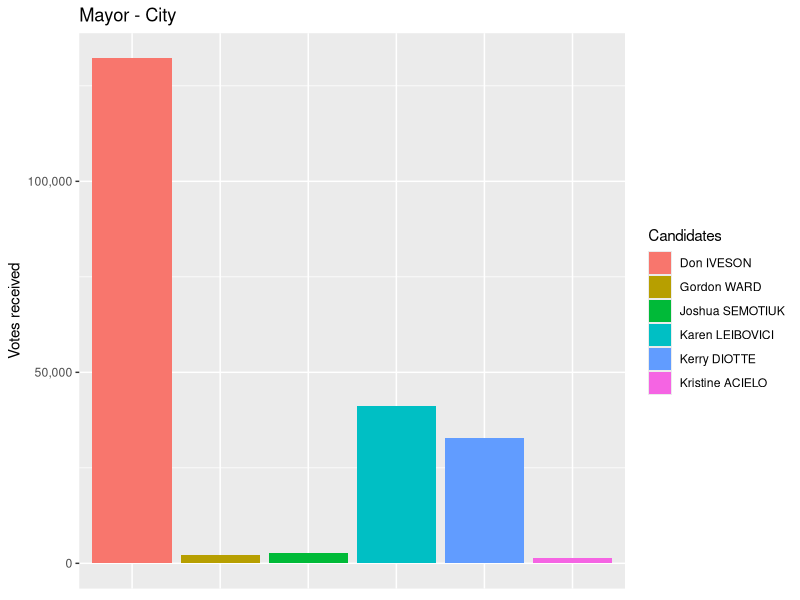
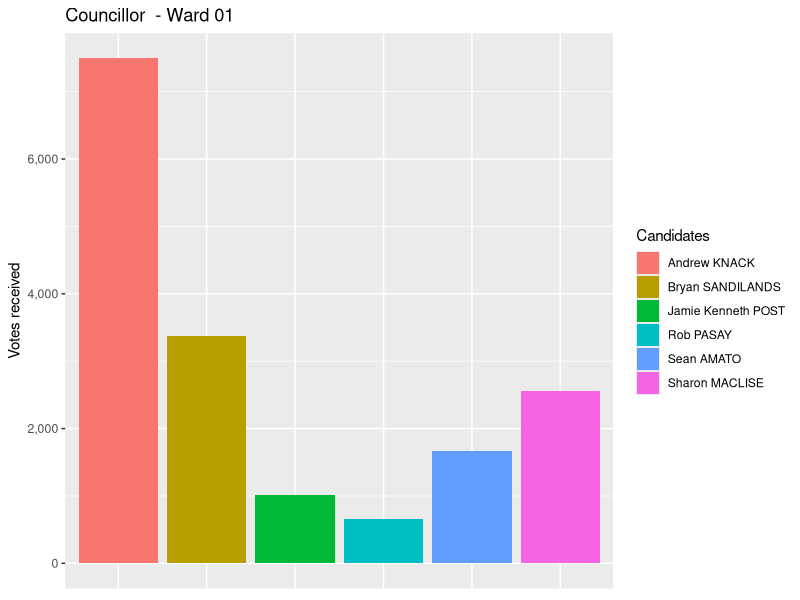
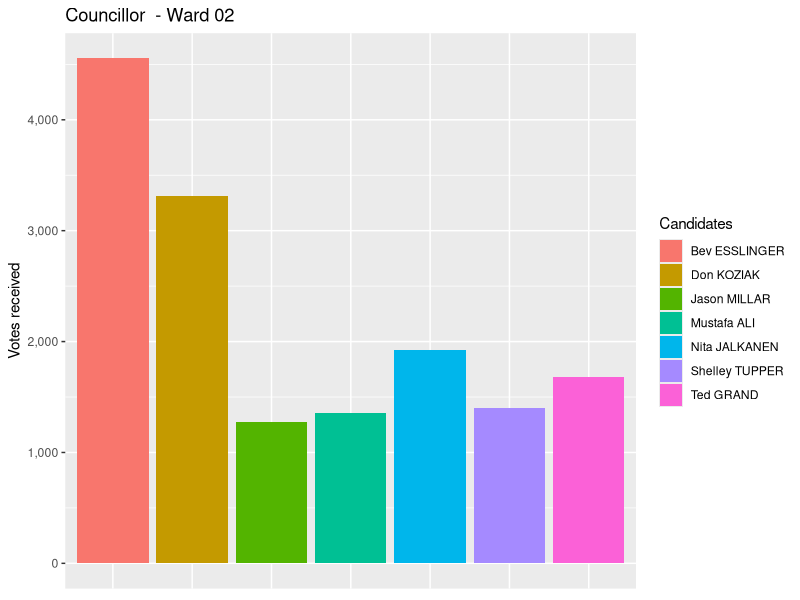
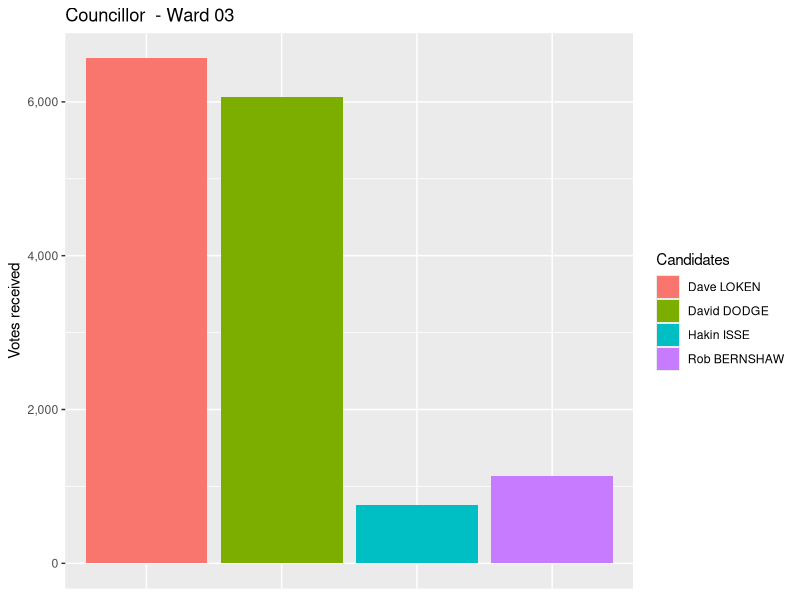
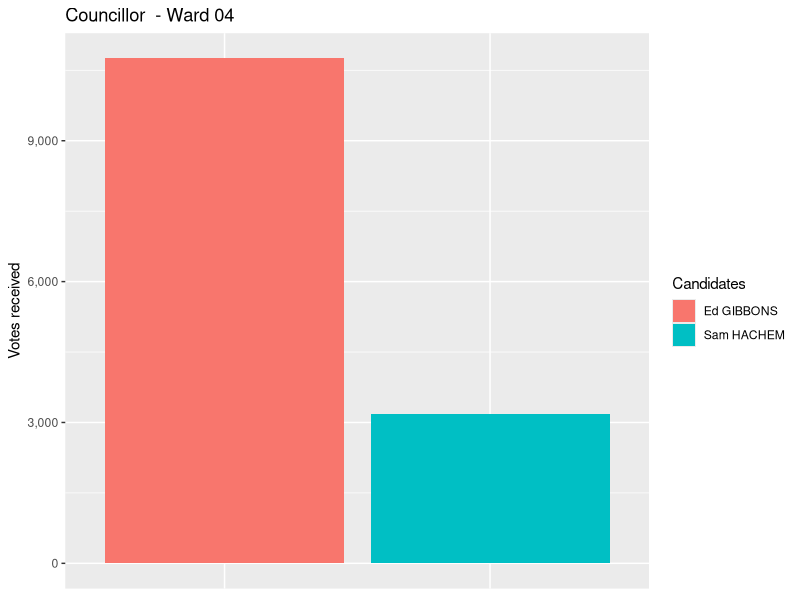
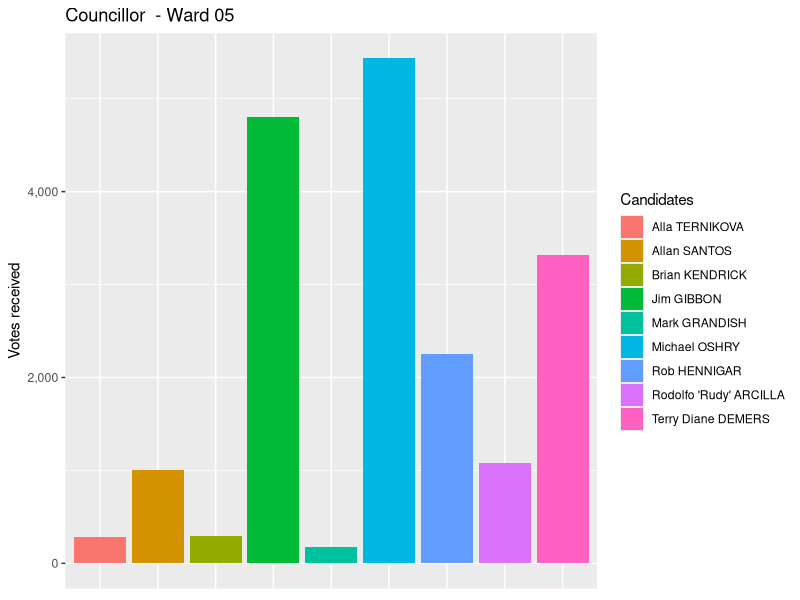
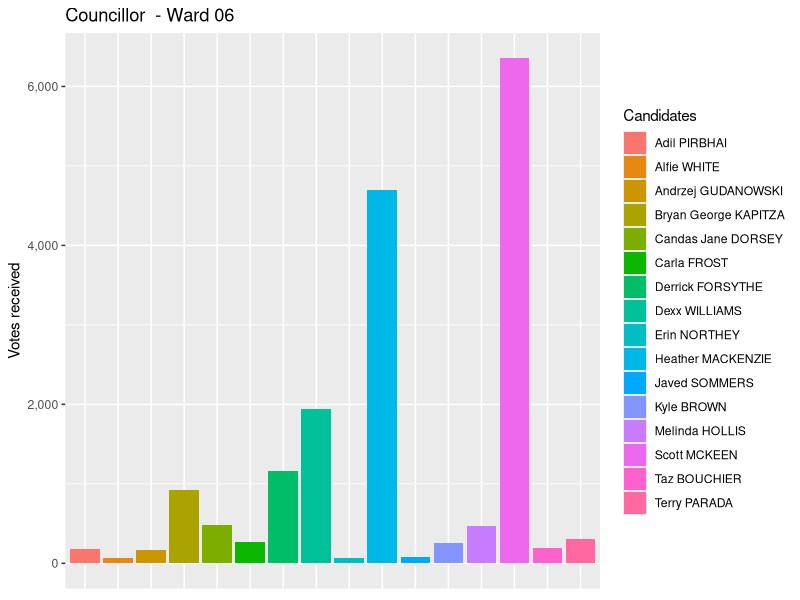
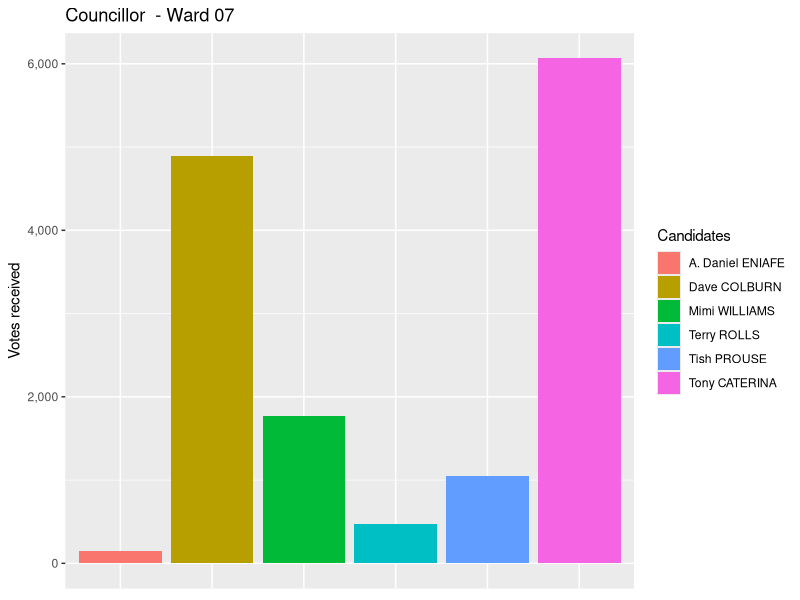

Generate these figures, in order, with R:
require(ggplot2)
require(scales)

# Read in Edmonton 2013 municipal election results
results <- read.csv("2013_Edmonton_Election_-_Official_Results.csv")

wards <- unique(results$WARD_NAME)

for(ward in wards) {
  # subset results from ward, to be charted
  ward_results <- subset(results, subset = results$WARD_NAME == ward)
  title <- paste(as.vector(ward_results$CONTEST), "-", as.vector(ward))
  g <- ggplot(ward_results, aes(
      CANDIDATE_NAME,
      VOTES_RECEIVED,
      fill=CANDIDATE_NAME
    )) +
    geom_bar(stat="identity") +
    scale_y_continuous(labels = comma) +
    scale_fill_discrete(name="Candidates") +
    ggtitle(title) +
    xlab("Name") +
    ylab("Votes received") +
    theme(
      axis.title.x=element_blank(),
      axis.text.x=element_blank(),
      axis.ticks.x=element_blank()
    )
  
  filename <- paste("charts/", title, ".png", sep = "")
  filename <- gsub(" ", filename, replacement = "")
  ggsave(filename = filename, plot = g, device = "png")
}
